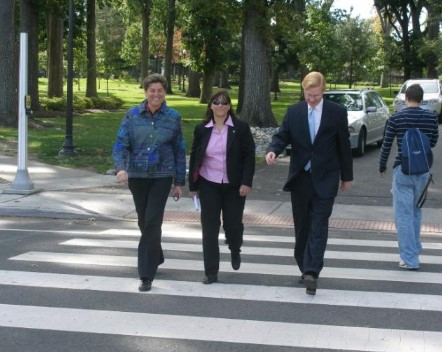
#> input picture pedestrian2.jpg, 442 x 352 px
$ python hog_pedestrian_detection.py
#> lines starting #> are read from the running program, lines starting #| are printed output that depends on the picture; after the words box and inside, x2 and y2 are one past the last pixel; in counts of white or black regions, pixels touching at a corner belong together
import numpy as np
import cv2

image_path = r"C:\Users\emircan\Desktop\openCV\opencv401/"

#p1 = cv2.imread("pedestrian1.jpg")
p2 = cv2.imread("pedestrian2.jpg")
#> p2 is the input picture: shape (352, 442, 3); mean B, G, R 107.3, 110.5, 103.4

cv2.imshow("Pedestrians2", p2)
cv2.waitKey(1)

hog = cv2.HOGDescriptor()

hog.setSVMDetector(cv2.HOGDescriptor_getDefaultPeopleDetector())

rects, weights = hog.detectMultiScale(p2, winStride=(4, 4),
                                      padding = (8, 8), scale=1.25)
#> rects = [[371, 147, 70, 140], [159, 67, 123, 246], [81, 47, 137, 275], [243, 40, 143, 285]]; weights = [0.863, 3.04, 1.95, 1.87]

for (x, y, w, h) in rects:
    cv2.rectangle(p2, (x, y), (x+w, y+h), (0, 255, 0), 2)
#> this loop made 4 passes
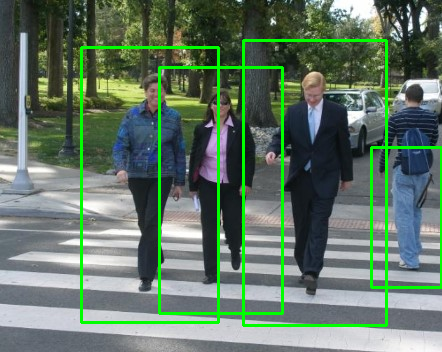
#> p2: shape (352, 442, 3); 5.34% of pixels changed, all inside (x1, y1, x2, y2) = (80, 39, 442, 327)

cv2.imshow("Pedestrians", p2)
cv2.waitKey(1)

cv2.imwrite("detected_pedestrians.jpg", p2)

$ run again, with akita.jpg copied over pedestrian2.jpg
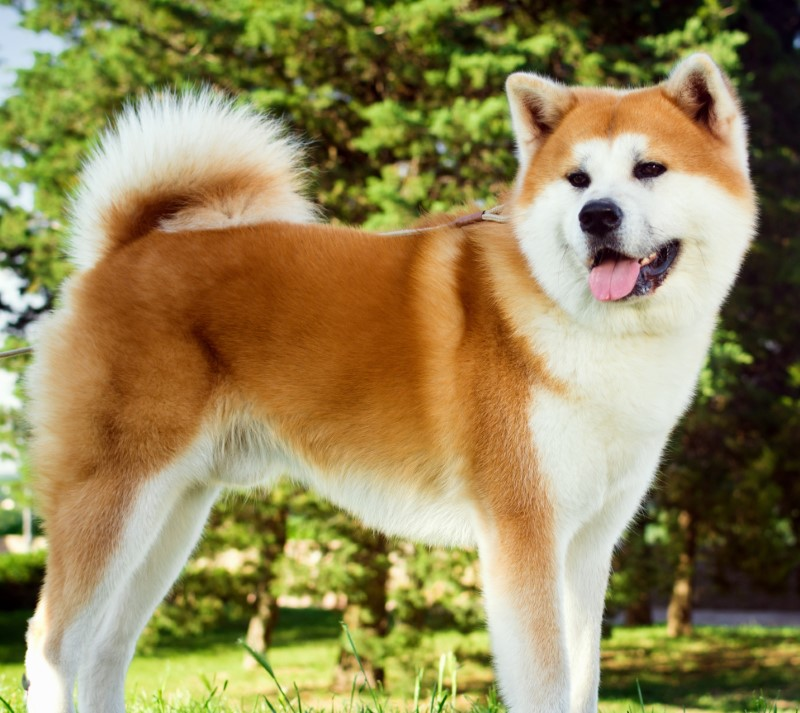
#> input picture akita.jpg, 800 x 713 px
#> p2 is the input picture: shape (713, 800, 3); mean B, G, R 87.6, 134.3, 147.9
#> rects = [[650, 534, 64, 128]]; weights = [0.454]
#> the loop `for (x, y, w, h) in rects:` made 1 pass
#> after the loop `for (x, y, w, h) in rects:`:
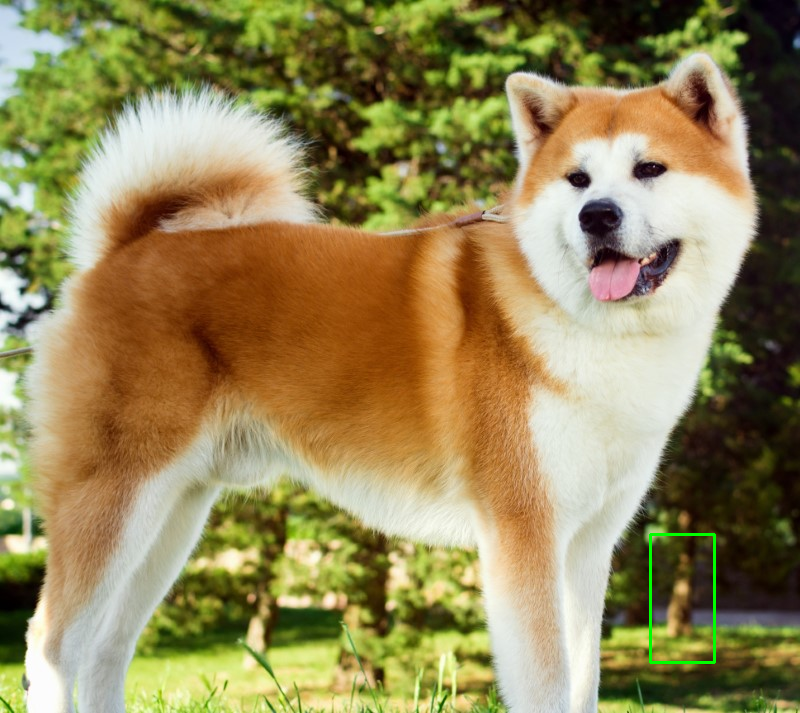
#> p2: shape (713, 800, 3); 0.2% of pixels changed, all inside (x1, y1, x2, y2) = (649, 533, 716, 664)
